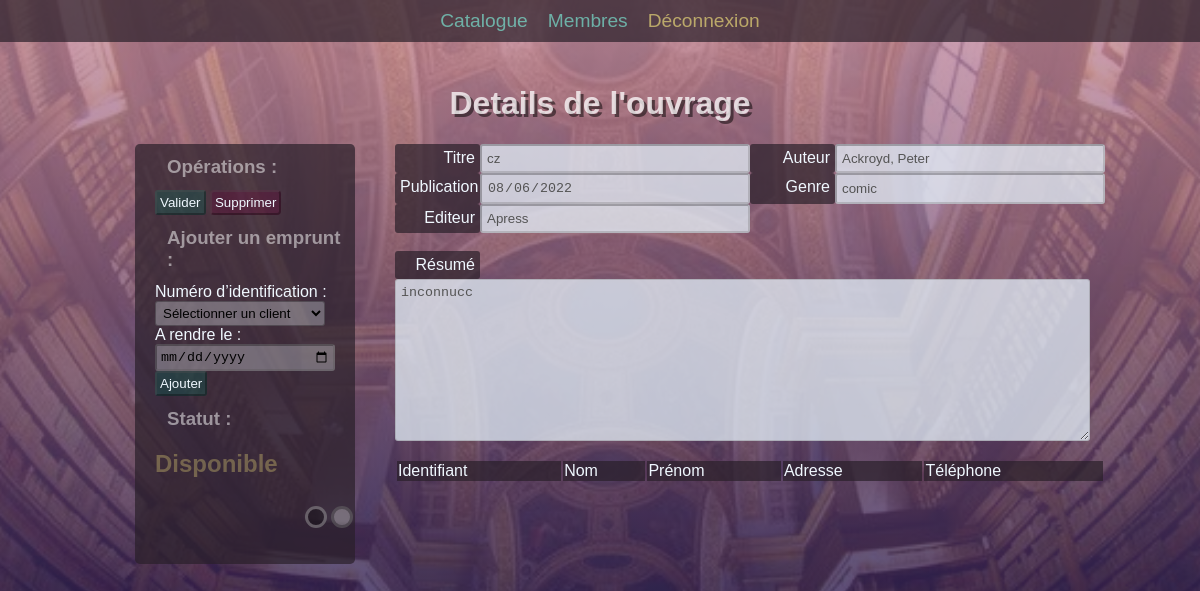
/index.php?action=fiche&id=210006 (signed in), run on an earlier commit of the app's database.
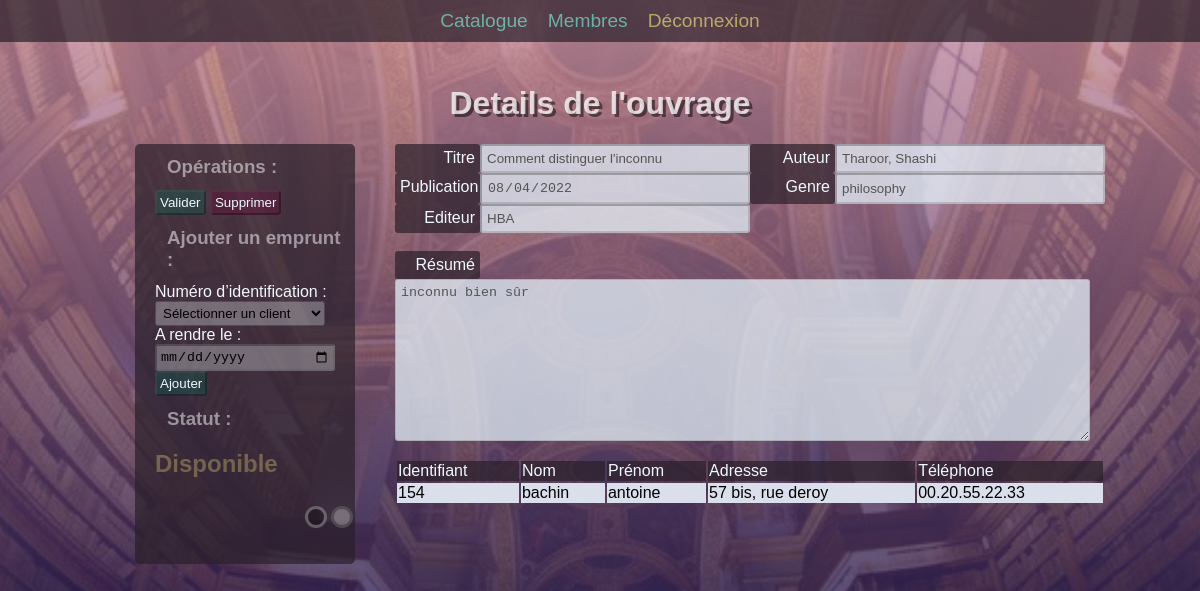
And on a later commit of the database.
### tables this page shows
CREATE TABLE `books` (
  `id` int NOT NULL,
  `Title` varchar(54) DEFAULT NULL,
  `published_date` date DEFAULT NULL,
  `available` tinyint(1) NOT NULL,
  `description` text NOT NULL,
  `id_category` int DEFAULT NULL,
  `id_author` int DEFAULT NULL,
  `id_publisher` int DEFAULT NULL
);

CREATE TABLE `author` (
  `id_author` int NOT NULL,
  `author` varchar(100) NOT NULL
);

CREATE TABLE `category` (
  `id_category` int NOT NULL,
  `name` varchar(100) NOT NULL
);

CREATE TABLE `publisher` (
  `id_publisher` int NOT NULL,
  `name` varchar(100) NOT NULL
);

CREATE TABLE `customer` (
  `id_customer` int NOT NULL,
  `first_name` varchar(100) NOT NULL,
  `last_name` varchar(100) NOT NULL,
  `email` varchar(100) NOT NULL,
  `address` varchar(100) DEFAULT NULL,
  `phone` varchar(100) DEFAULT NULL
);

### src/controllers/Fiche.php (called while the page is built, shortened)
<?php
require_once("../src/models/Book.php");
require_once("../src/models/Customer.php");
require_once("../src/models/Loan.php");
class Fiche{
    public function displayficheBook(){
        $bookId = $_GET['id'];
        $Book = new Book();
        $Customer = new Customer();
        $Loan = new Loan();
        $book = $Book->findBookById($bookId);
        $customers = $Customer->findCustomers();
        $loans = $Loan->findLoansByBookId($bookId);
        require("../templates/fiche_livre.php");
    }
}

### src/models/Book.php (called while the page is built, shortened)
<?php
class Book
{
    public function findBookById($id){
        require('../src/pdo/PDO.php');
        $bookDB = $db -> prepare("SELECT b.id as id,b.Title as Title,b.published_date as p_date,b.available as available,b.description as description,c.name as category,a.author as author,p.name as publisher FROM books b LEFT JOIN category c ON b.id_category = c.id_category LEFT JOIN author a ON b.id_author = a.id_author LEFT JOIN publisher p ON b.id_publisher = p.id_publisher WHERE id = :id");
        $bookDB -> execute(['id' => $id]);
        $book = $bookDB -> fetch();
        return $book;
    }
}

### src/models/loan.php (called while the page is built, shortened)
<?php
class Loan
{
    public function findLoansByBookId($bookId){
        require('../src/pdo/PDO.php');
        $loansDB = $db -> prepare("SELECT c.id_customer, c.first_name, c.last_name, c.email, c.address, c.phone  FROM loans l INNER JOIN books b ON l.id_book = b.id INNER JOIN customer c ON l.id_customer = c.id_customer  WHERE id = :id ORDER BY l.id_loan DESC");
        $loansDB -> execute(['id' => $bookId]);
        $loans = $loansDB -> fetchAll();
        return $loans;
    }
}

### src/models/customer.php (called while the page is built, shortened)
<?php
class Customer
{
    public function findCustomers()
    {
        require('../src/pdo/PDO.php');
        $customersDB = $db->prepare("SELECT id_customer, first_name, last_name, email, address, phone FROM customer");
        $customersDB->execute();
        $customers = $customersDB->fetchAll();
        return $customers;
    }
}

### templates/fiche_livre.php (the view, shortened to what the changed rows need)
<h1>Details de l'ouvrage</h1>
<div class="pageContainer">
    <div class="filters">
        <div class="search">
            <?php if ($book['available'] == 0) : ?>
            <h2>Disponible</h2>
            <?php else : ?>
            <h2>Emprunté</h2>
            <?php endif ?>
        </div>
    </div>
    <div class="DetailContainer">
        <div class="my2div">
            <label for="InputTitre" class="labelOuvrage">Titre</label>
            <input type="text" name="InputTitre"
                value="<?= (!is_null($book['Title'])) ? $book['Title']  : "Donnée non renseigné" ?>"
                class="InputOuvrage" disabled>
            <br>
            <label for="InputAuteur" class="labelOuvrage">Auteur</label>
            <input type="text" name="InputTitre"
                value="<?= (!is_null($book['author'])) ? $book['author']  : "Donnée non renseigné" ?>"
                class="InputOuvrage" disabled>
            <br>
        </div>
        <div class="my2div">
            <label for="InputDateDePublication" class="labelOuvrage">Publication</label>
            <input type="date" name="InputDateDePublication"
                value="<?= (!is_null($book['p_date'])) ? $book['p_date']  : "Donnée non renseigné" ?>"
                class="InputOuvrage" disabled>
            <br>
            <label for="InputRésumé" class="labelOuvrage">Genre</label>
            <input type="text" name="InputTitre"
                value="<?= (!is_null($book['category'])) ? $book['category']  : "Donnée non renseigné" ?>"
                class="InputOuvrage" disabled>
        </div>
        <div class="my2div">
            <label for="InputPublisher" class="labelOuvrage">Editeur</label>
            <input type="text" name="InputPublisher"
                value="<?= (!is_null($book['publisher'])) ? $book['publisher']  : "Donnée non renseigné" ?>"
                class="InputOuvrage" disabled>
        </div>
        <br>
        <label for="InputRésumé" class="labelOuvrage">Résumé</label>
        <textarea name="InputRésumé" cols="30" rows="10" class="TextAreaOuvrage"
            disabled><?= $book['description'] ?></textarea>
        <br>
        <table class="tableEmprunteur">
            <tr class="tableThead">
            </tr>
            <?php if (isset($loans)) : ?>
            <?php foreach ($loans as $key => $loan) : ?>
            <tr class="tableTr">
                <td class="tableTd"><?= $loan['id_customer'] ?></td>
                <td class="tableTd"><?= $loan['last_name'] ?></td>
                <td class="tableTd"><?= $loan['first_name'] ?></td>
                <td class="tableTd"><?= $loan['address'] ?></td>
                <td class="tableTd"><?= $loan['phone'] ?></td>
            </tr>
            <?php endforeach ?>
            <?php else : ?>
            <tr class="tableTr">
                <td colspan="5" class="tableTd">Cet ouvrage n'a jamais été emprunté.</td>
            </tr>
            <?php endif ?>
        </table>
    </div>
</div>
<?php require("base.php");

What changed in the data, as far as the page shows it:
changed books: InputTitre "cz" → "Comment distinguer l'inconnu"; InputTitre "Ackroyd, Peter" → "Tharoor, Shashi"; InputDateDePublication "08/06/2022" → "08/04/2022"; InputTitre "comic" → "philosophy"; InputPublisher "Apress" → "HBA"; InputRésumé "inconnucc" → "inconnu bien sûr"
now on this page (row edited): customer: id_customer "154", last_name "bachin", first_name "antoine", address "57 bis, rue deroy", phone "00.20.55.22.33"
